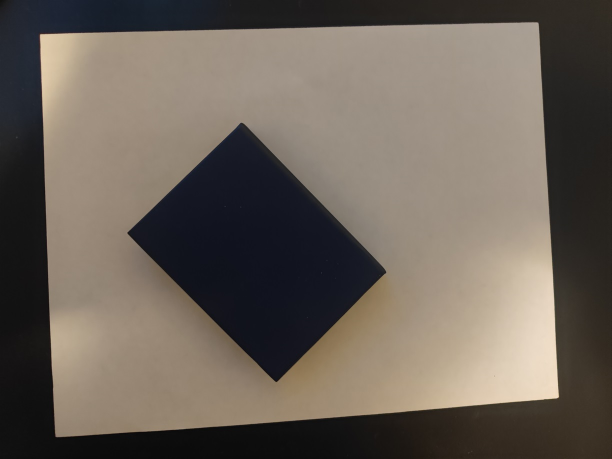
#> input picture book.jpg, 1224 x 918 px (shown at 1/2 size)
$ python MeasureBook.py
#> lines starting #> are read from the running program, lines starting #| are printed output that depends on the picture; after the words box and inside, x2 and y2 are one past the last pixel; in counts of white or black regions, pixels touching at a corner belong together
'''
Wyatt McCurdy
COS 570 - Computer Vision
Dr. Zhang Xin
Assignment 2 part 1 - Measurements
'''

import cv2 as cv
import numpy as np

def load_and_preprocess_image(image_path):
    """
    Load the image, convert to grayscale, and apply Gaussian blur.

    Args:
    image_path (str): Path to the image file.

    Returns:
    img (ndarray): Original image.
    blurred_img (ndarray): Preprocessed grayscale and blurred image.
    """
    img = cv.imread(image_path)
    gray_img = cv.cvtColor(img, cv.COLOR_BGR2GRAY)
    blurred_img = cv.GaussianBlur(gray_img, (5, 5), 0)
    return img, blurred_img

def find_outer_contour(blurred_img):
    """
    Find the outer contour in the preprocessed image.

    Args:
    blurred_img (ndarray): Preprocessed grayscale and blurred image.

    Returns:
    outer_contour (ndarray): The largest outer contour.
    """
    edges = cv.Canny(blurred_img, 50, 120)  # Perform edge detection
    contours, hierarchy = cv.findContours(edges, cv.RETR_TREE, cv.CHAIN_APPROX_SIMPLE)  # Find contours
    outer_contours = [contour for i, contour in enumerate(contours) if hierarchy[0][i][3] == -1]  # Filter outer contours
    outer_contour = max(outer_contours, key=cv.contourArea)  # Get the largest outer contour
    return outer_contour, outer_contours

def get_perspective_transform_points(contour):
    """
    Get the points for perspective transform.

    Args:
    contour (ndarray): Contour points.

    Returns:
    rect (ndarray): Ordered points for perspective transform.
    """
    peri = cv.arcLength(contour, True)  # Calculate the perimeter of the contour
    approx = cv.approxPolyDP(contour, 0.02 * peri, True)  # Approximate the contour to a polygon
    pts = approx.reshape(4, 2)  # Reshape the points to a 4x2 array
    rect = np.zeros((4, 2), dtype="float32")
    s = pts.sum(axis=1)
    rect[0] = pts[np.argmin(s)]  # Top-left point
    rect[2] = pts[np.argmax(s)]  # Bottom-right point
    diff = np.diff(pts, axis=1)
    rect[1] = pts[np.argmin(diff)]  # Top-right point
    rect[3] = pts[np.argmax(diff)]  # Bottom-left point
    return rect

def warp_image(img, rect, width, height):
    """
    Warp the image using perspective transform.

    Args:
    img (ndarray): Original image.
    rect (ndarray): Points for perspective transform.
    width (int): Desired width of the warped image.
    height (int): Desired height of the warped image.

    Returns:
    warp (ndarray): Warped image.
    """
    dst = np.array([
        [0, 0],
        [width - 1, 0],
        [width - 1, height - 1],
        [0, height - 1]
    ], dtype="float32")  # Destination points for perspective transform
    M = cv.getPerspectiveTransform(rect, dst)  # Compute the perspective transform matrix
    warp = cv.warpPerspective(img, M, (width, height))  # Apply the perspective transform
    return warp

def find_inner_contour(warp):
    """
    Find the inner contour in the warped image.

    Args:
    warp (ndarray): Warped image.

    Returns:
    inner_contour (ndarray): The largest inner contour.
    """
    warp_gray = cv.cvtColor(warp, cv.COLOR_BGR2GRAY)  # Convert the warped image to grayscale
    warp_edges = cv.Canny(warp_gray, 50, 120)  # Perform edge detection
    warp_contours, _ = cv.findContours(warp_edges, cv.RETR_TREE, cv.CHAIN_APPROX_SIMPLE)  # Find contours
    inner_contour = max(warp_contours, key=cv.contourArea)  # Get the largest inner contour
    return inner_contour

def calculate_dimensions(rect):
    """
    Calculate the width and height of the rectangle in pixels and cm.

    Args:
    rect (ndarray): Points of the rectangle.

    Returns:
    width_cm (float): Width of the rectangle in cm.
    height_cm (float): Height of the rectangle in cm.
    """
    width_pix = np.linalg.norm(rect[0] - rect[1])  # Calculate the width in pixels
    height_pix = np.linalg.norm(rect[1] - rect[2])  # Calculate the height in pixels
    width_cm = width_pix / 40  # Convert width to cm (assuming 40 pixels per cm)
    height_cm = height_pix / 40  # Convert height to cm (assuming 40 pixels per cm)
    return width_cm, height_cm

def calculate_percent_error(measured, actual):
    """
    Calculate the percent error between measured and actual values.

    Args:
    measured (float): Measured value.
    actual (float): Actual value.

    Returns:
    percent_error (float): Percent error.
    """
    percent_error = ((measured - actual) / actual) * 100  # Calculate percent error
    return percent_error

def annotate_image(warp, rect, width_cm, height_cm, width_percent_error, height_percent_error):
    """
    Annotate the width, height, and percent error on the image.

    Args:
    warp (ndarray): Warped image.
    rect (ndarray): Points of the rectangle.
    width_cm (float): Width of the rectangle in cm.
    height_cm (float): Height of the rectangle in cm.
    width_percent_error (float): Percent error for width.
    height_percent_error (float): Percent error for height.
    """
    mid_width = (rect[0] + rect[1]) / 2  # Midpoint of the top edge
    mid_height = (rect[1] + rect[2]) / 2  # Midpoint of the right edge

    # Annotate width and height on the image
    cv.putText(warp, f"Width: {width_cm:.2f} cm", (int(mid_width[0]), int(mid_width[1])),
               cv.FONT_HERSHEY_SIMPLEX, 1, (0, 255, 0), 3)
    cv.putText(warp, f"Height: {height_cm:.2f} cm", (int(mid_height[0]), int(mid_height[1])),
               cv.FONT_HERSHEY_SIMPLEX, 1, (0, 255, 0), 3)

    # Annotate percent error in the top left corner
    cv.putText(warp, f"Width Error: {width_percent_error:.2f}%", (10, 30),
               cv.FONT_HERSHEY_SIMPLEX, 1, (0, 0, 255), 3)
    cv.putText(warp, f"Height Error: {height_percent_error:.2f}%", (10, 60),
               cv.FONT_HERSHEY_SIMPLEX, 1, (0, 0, 255), 3)

def main():
    # Load and preprocess the image
    image_path = 'book.jpg'
    img, blurred_img = load_and_preprocess_image(image_path)
#> in load_and_preprocess_image, img is the input picture: shape (918, 1224, 3); mean B, G, R 88.7, 97.9, 107
#> in load_and_preprocess_image, `gray_img = cv.cvtColor(img, cv.COLOR_BGR2GRAY)`:
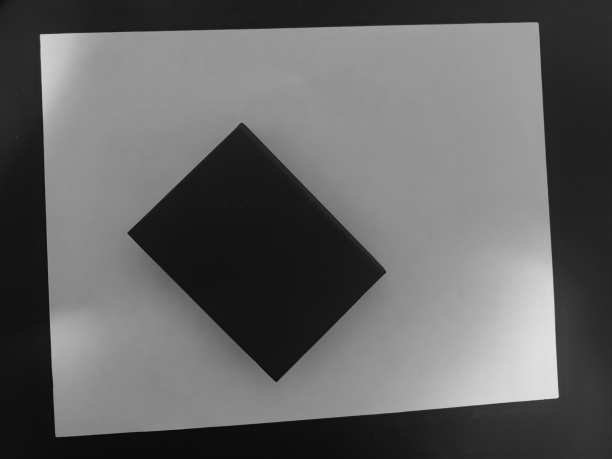
#> gray_img: shape (918, 1224) (shown at 1/2 size); min 6, max 228, mean 99.6

    # Find the outer contour
    outer_contour, outer_contours = find_outer_contour(blurred_img)
#> in find_outer_contour, `edges = cv.Canny(blurred_img, 50, 120)`:
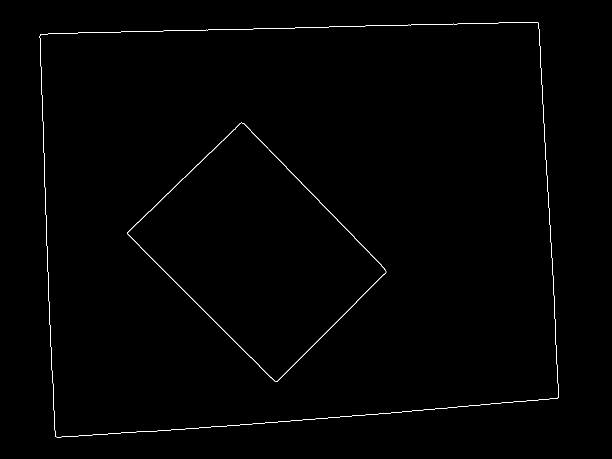
#> edges: shape (918, 1224) (shown at 1/2 size); 0.5% white in thin lines or dots, all inside (x1, y1, x2, y2) = (79, 44, 1118, 875)
#> in find_outer_contour, `contours, hierarchy = cv.findContours(edges, cv.RETR_TREE, cv.CHAIN_AP..`: contours = 4 contours; box (x1, y1, x2, y2) and area: (79, 44, 1118, 875) 786910, (79, 44, 1118, 875) 786904, (255, 245, 773, 764) 133802, (255, 245, 773, 764) 132802
#> in find_outer_contour, `outer_contours = [contour for i, contour in enumerate(contours) if hie..`: outer_contours = 1 contour; box (x1, y1, x2, y2) and area: (79, 44, 1118, 875) 786910
#> in find_outer_contour, `outer_contour = max(outer_contours, key=cv.contourArea)`: outer_contour = contour of 380 points, box (x1, y1, x2, y2) (79, 44, 1118, 875), area 786910

    # Draw the outer contours on the original image
    cv.drawContours(img, outer_contours, -1, (0, 255, 0), 2)
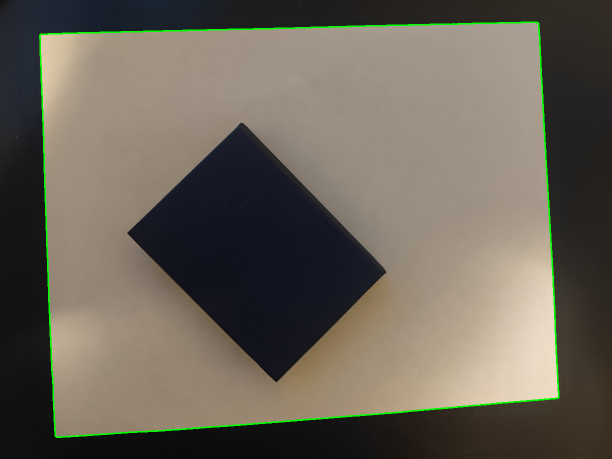
#> img: shape (918, 1224, 3) (shown at 1/2 size); 0.98% of pixels changed, all inside (x1, y1, x2, y2) = (78, 43, 1119, 876)

    # Get the points for perspective transform
    rect = get_perspective_transform_points(outer_contour)
#> in get_perspective_transform_points, `peri = cv.arcLength(contour, True)`: peri = 3634.9
#> in get_perspective_transform_points, `approx = cv.approxPolyDP(contour, 0.02 * peri, True)`: approx = [[1076, 45], [81, 68], [111, 873], [1115, 796]]
#> in get_perspective_transform_points, `s = pts.sum(axis=1)`: s = [1121, 149, 984, 1911]
#> in get_perspective_transform_points, `diff = np.diff(pts, axis=1)`: diff = [-1031, -13, 762, -319]
#> rect = [[81, 68], [1076, 45], [1115, 796], [111, 873]]

    # Set desired size and aspect ratio for the warped image
    width = 278 * 4
    height = 215 * 4

    # Warp the image
    warp = warp_image(img, rect, width, height)
#> in warp_image, `M = cv.getPerspectiveTransform(rect, dst)`: M = [[1.04, -0.0387, -81.42], [0.0248, 1.07, -75.06], [-6.57e-05, 1.71e-05, 1]]
#> in warp_image, `warp = cv.warpPerspective(img, M, (width, height))`:
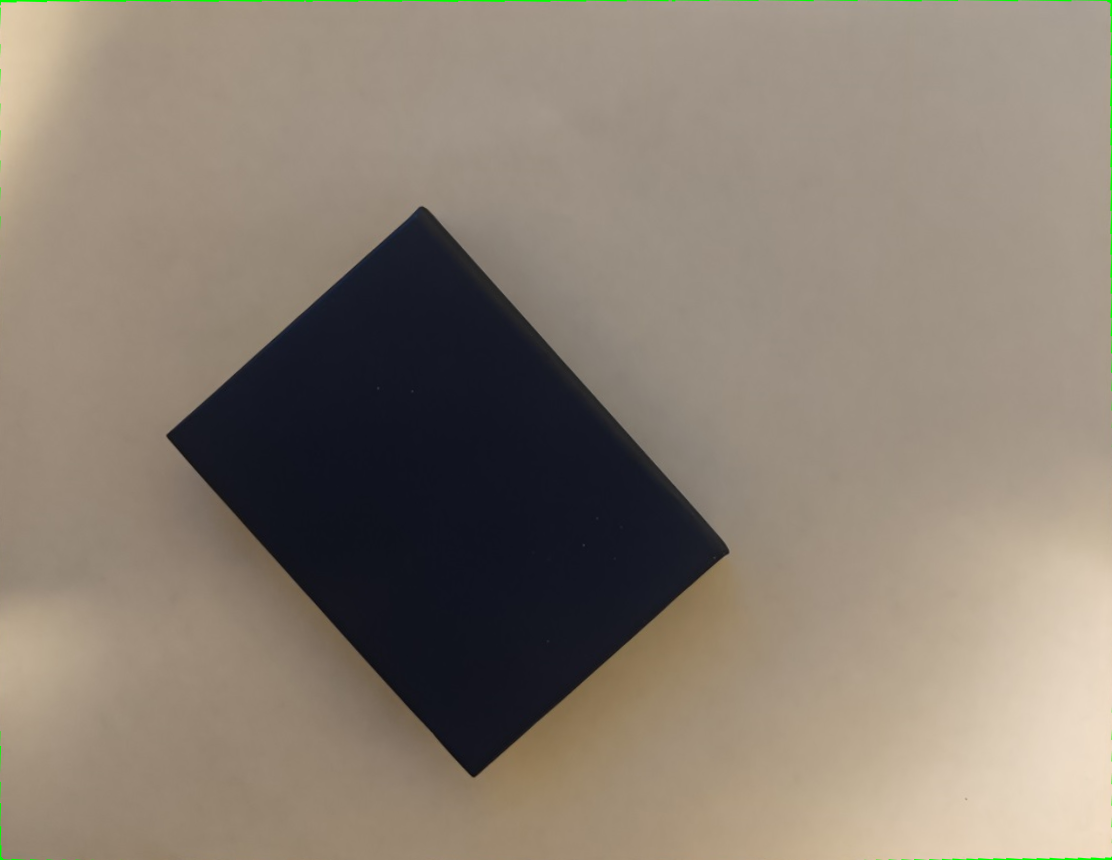
#> warp: shape (860, 1112, 3); mean B, G, R 114.1, 127.1, 138.4

    # Find the inner contour in the warped image
    inner_contour = find_inner_contour(warp)
#> in find_inner_contour, `warp_gray = cv.cvtColor(warp, cv.COLOR_BGR2GRAY)`:
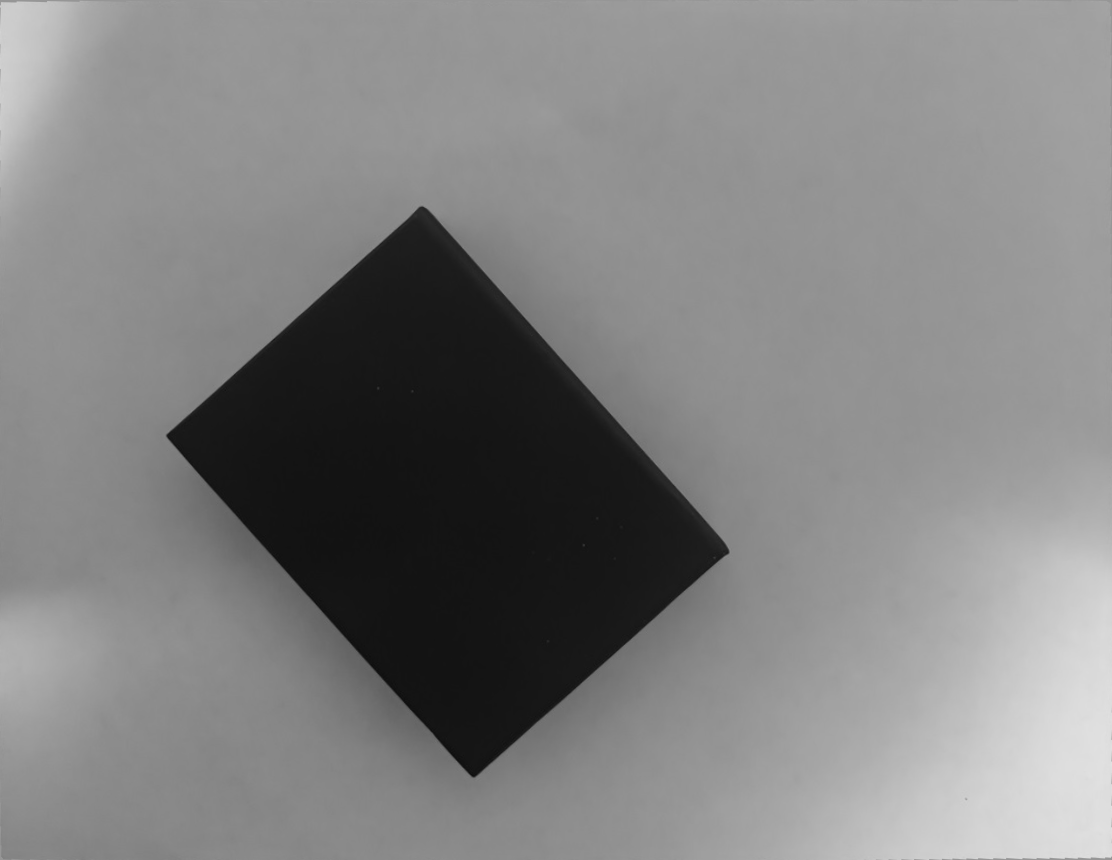
#> warp_gray: shape (860, 1112); min 12, max 226, mean 129
#> in find_inner_contour, `warp_edges = cv.Canny(warp_gray, 50, 120)`:
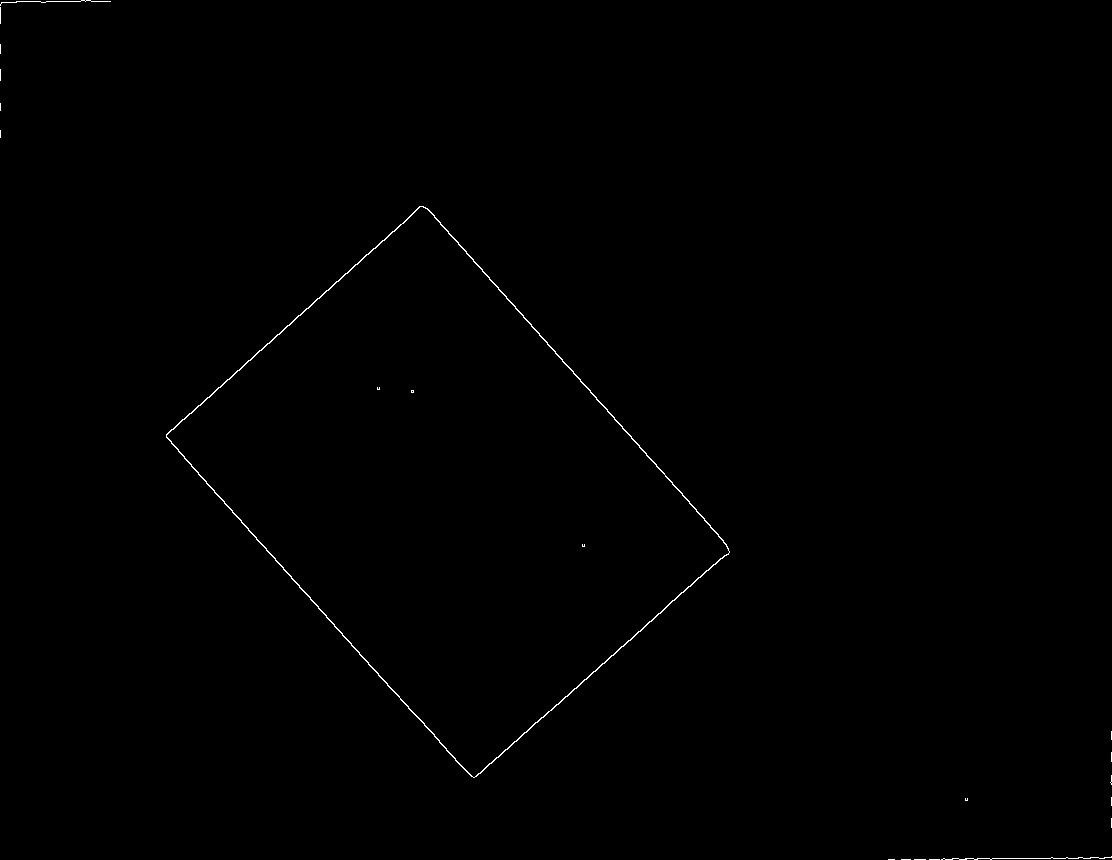
#> warp_edges: shape (860, 1112); 0.28% white in thin lines or dots
#> in find_inner_contour, `warp_contours, _ = cv.findContours(warp_edges, cv.RETR_TREE, cv.CHAIN_..`: warp_contours = 23 contours, 21 with area under 20; largest, box (x1, y1, x2, y2) and area: (166, 206, 730, 778) 160497, (166, 206, 730, 778) 159441
#> in find_inner_contour, `inner_contour = max(warp_contours, key=cv.contourArea)`: inner_contour = contour of 275 points, box (x1, y1, x2, y2) (166, 206, 730, 778), area 160497
    cv.drawContours(warp, [inner_contour], -1, (255, 0, 0), 2)  # Draw inner contour in blue

    # Get the points for perspective transform of the inner contour
    rect = get_perspective_transform_points(inner_contour)
#> rect = [[166, 437], [419, 206], [729, 551], [474, 777]]

    # Calculate the dimensions of the inner contour rectangle
    width_cm, height_cm = calculate_dimensions(rect)
#> in calculate_dimensions, `width_pix = np.linalg.norm(rect[0] - rect[1])`: width_pix = 342.6
#> in calculate_dimensions, `height_pix = np.linalg.norm(rect[1] - rect[2])`: height_pix = 463.8
#> in calculate_dimensions, `width_cm = width_pix / 40`: width_cm = 8.56
#> in calculate_dimensions, `height_cm = height_pix / 40`: height_cm = 11.6
#> width_cm = 8.56; height_cm = 11.6

    # Actual dimensions in cm
    actual_width_cm = 8
    actual_height_cm = 10.6

    # Calculate the percent error
    width_percent_error = calculate_percent_error(width_cm, actual_width_cm)
#> in calculate_percent_error, `percent_error = ((measured - actual) / actual) * 100`: percent_error = 7.06
#> width_percent_error = 7.06
    height_percent_error = calculate_percent_error(height_cm, actual_height_cm)
#> height_percent_error = 9.39

    # Annotate the image with dimensions and percent error
    annotate_image(warp, rect, width_cm, height_cm, width_percent_error, height_percent_error)
#> in annotate_image, `mid_width = (rect[0] + rect[1]) / 2`: mid_width = [292.5, 321.5]
#> in annotate_image, `mid_height = (rect[1] + rect[2]) / 2`: mid_height = [574, 378.5]
#> in annotate_image, `cv.putText(warp, f"Height Error: {height_percent_error:.2f}%", (10, 60..`:
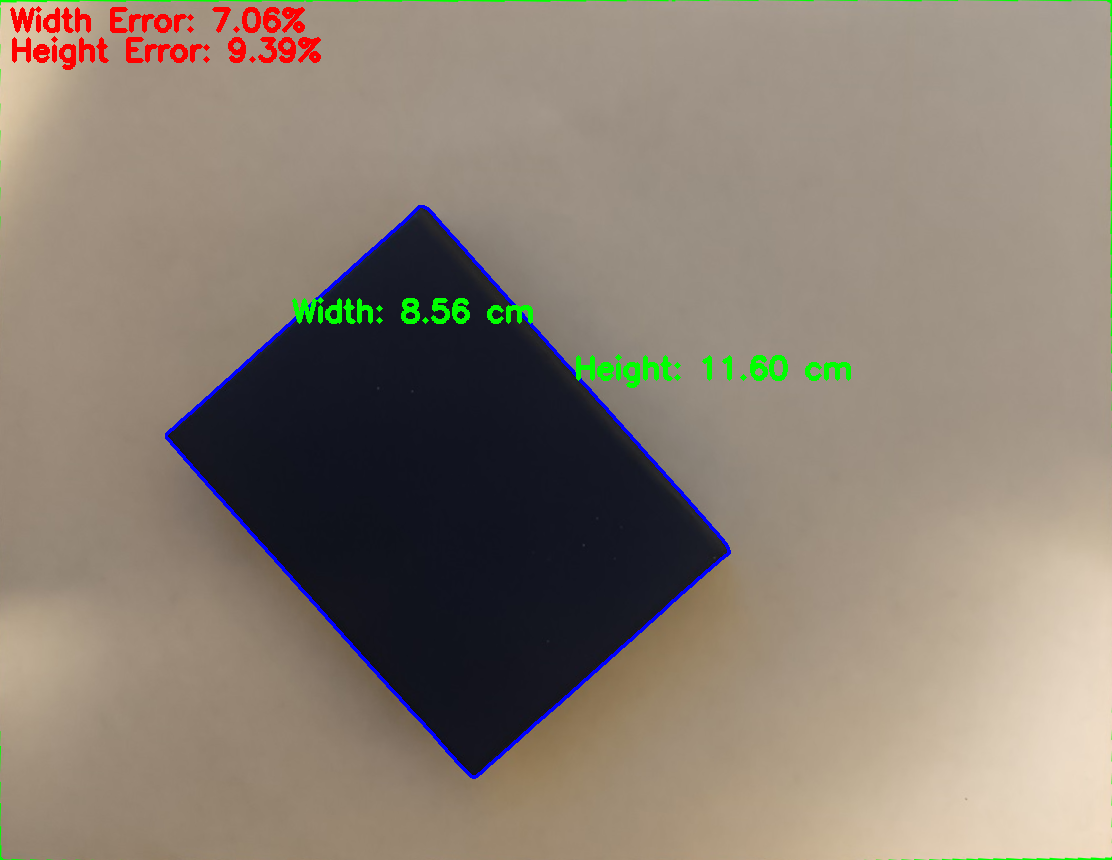
#> warp: shape (860, 1112, 3); mean B, G, R 113.8, 126.4, 137.9

    # Display the original image with outer contours
    cv.imshow('Original Image with Outer Contours', img)

    # Display the warped image with inner contour and annotations
    cv.imshow('Warped Image with Inner Contour', warp)
    cv.waitKey(0)
    cv.destroyAllWindows()

if __name__ == '__main__':
    main()
